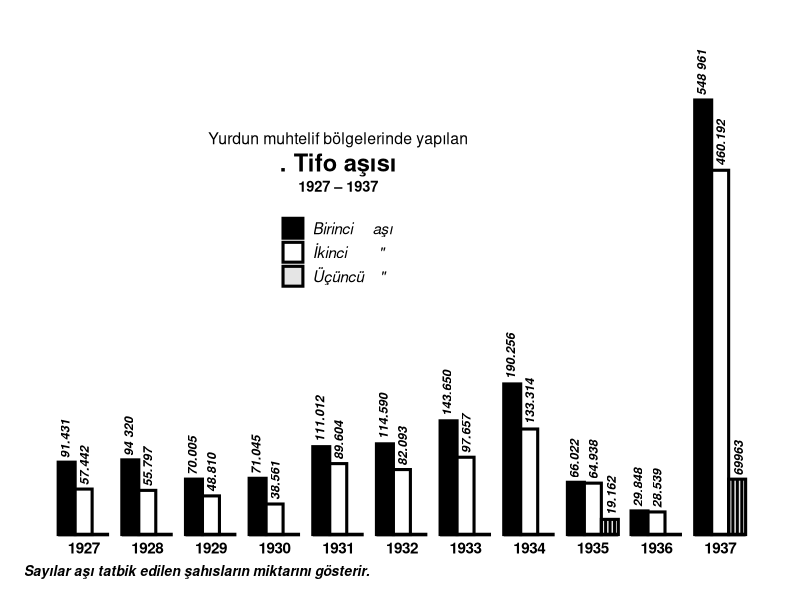

Source code (R):
library(ggplot2)
zaman <- rep(seq(1927,1937),3)
birinci <- c(91431,94320,70005,71045,111012,114590,143650,190256,66022,29848,548961)
ikinci <- c(57443,55797,48810,38561,89604,82093,97657,133314,64938,28539,460192)
ucuncu <- c(NA,NA,NA,NA,NA,NA,NA,NA,19162,NA,69963)
deger <- c(birinci,ikinci,ucuncu)
grup <- factor(c(rep(c("Birinci     aşı","İkinci        \"","Üçüncü    \""), each = length(birinci))),
               levels = c("Birinci     aşı","İkinci        \"","Üçüncü    \""))

tifo <- data.frame(zaman, deger, grup)

xcor1 <- seq(1927,1937) - 0.3
xcor2 <- seq(1927,1937)
xcor3 <- seq(1927,1937) + 0.28
ycor1 <- birinci
ycor2 <- ikinci
ycor3 <- ucuncu
annolabel1 <- c("91.431","94 320","70.005","71.045","111.012","114.590","143.650","190.256","66.022","29.848","548 961")
annolabel2 <- c("57.442","55.797","48.810","38.561","89.604","82.093","97.657","133.314","64.938","28.539","460.192")
annolabel3 <- c("","","","","","","","","19.162","","69963")

cizgi <- seq(0,0.14,0.07)

ek <- seq(0,10)
xline <- c(1926.6) + ek
xlinend <- c(1927.4) + ek

ggplot(tifo, aes(x = zaman, y = deger, fill = grup)) +
  geom_bar(stat = "identity", position = position_dodge(), color = "black", size = 1.05, width = 0.8) +
  scale_fill_manual(values=c("black","white",alpha("black",0.1))) +
  labs(caption = "Sayılar aşı tatbik edilen şahısların miktarını gösterir.") +
  theme_classic() +
  theme(plot.caption = element_text(face = "bold.italic",size = 10 , hjust = 0)) +
  annotate("segment", x = xline, xend = xlinend, y = 0, yend = 0, size = 1.2) +
  annotate("text", x = xcor1, y = ycor1, label = annolabel1, 
           angle = 90, hjust = -0.1, size = 3.2, fontface = "bold.italic") +
  annotate("text", x = xcor2, y = ycor2, label = annolabel2, 
           angle = 90, hjust = -0.1, size = 3.2, fontface = "bold.italic") +
  annotate("text", x = xcor3, y = ycor3, label = annolabel3, 
           angle = 90, hjust = -0.1, size = 3.2, fontface = "bold.italic") +
  annotate("segment", x = 1935.2 + cizgi, xend = 1935.2 + cizgi, y = 0, yend = 19162, size = 1) +
  annotate("segment", x = 1937.2 + cizgi, xend = 1937.2 + cizgi, y = 0, yend = 69963, size = 1) +
  annotate("segment", x = 1930.3, xend = 1930.3, y = 350000, yend = 400500, size = 1) +
  theme(axis.line.x = element_blank(),
        axis.line.y = element_blank(),
        axis.text.y = element_blank(), 
        axis.ticks = element_blank(), 
        axis.title = element_blank(),
        axis.text.x = element_text(color = "black", size = 11, face = "bold", vjust = 1)) +
  theme(legend.title=element_blank(),
        legend.text = element_text(size = 11, face = "italic"),
        legend.position = c(0.33,0.75), 
        legend.justification = c(0,1), 
        legend.direction = 'vertical',
        legend.spacing.x = unit(0.3,"cm"))+
  theme(plot.margin = unit(c(5,1,1,1), "lines")) + 
  coord_cartesian(clip = 'off') +
  annotate("text", x = 1931, y = 500500, label = "Yurdun muhtelif bölgelerinde yapılan", size = 4) +
  annotate("text", x = 1931, y = 470000, label = ". Tifo aşısı", size = 6, fontface = "bold") +
  annotate("text", x = 1931, y = 440000, label = "1927 \u2013 1937", size = 3.7 , fontface = "bold") +
  scale_x_continuous(breaks = seq(1927,1937)) +
  scale_y_continuous(expand = c(0,0))
